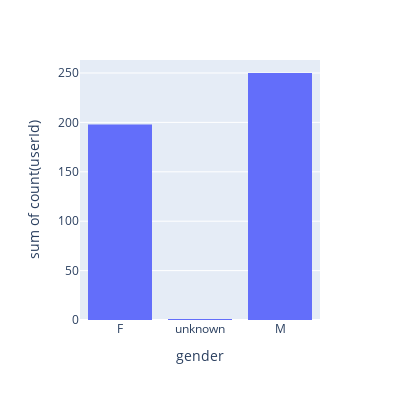

Write notebook code for a chart like this one.
### Markdown cell above
### Categorical Features

### Code cell
review_features(count_on='userId', group_on='gender')

### Figure 1 — Plotly figure (JSON) as saved in the notebook; plotly's stock layout.template omitted (floating-point values rounded to 4 significant figures)
{"data": [{"alignmentgroup": "True", "bingroup": "x", "histfunc": "sum", "hovertemplate": "gender=%{x}<br>sum of count(userId)=%{y}<extra></extra>", "legendgroup": "", "marker": {"color": "#636efa"}, "name": "", "offsetgroup": "", "orientation": "v", "showlegend": false, "type": "histogram", "x": ["F", "unknown", "M"], "xaxis": "x", "y": [198, 1, 250], "yaxis": "y"}], "layout": {"barmode": "relative", "height": 400, "legend": {"tracegroupgap": 0}, "margin": {"t": 60}, "width": 400, "xaxis": {"anchor": "y", "domain": [0, 1], "title": {"text": "gender"}}, "yaxis": {"anchor": "x", "domain": [0, 1], "title": {"text": "sum of count(userId)"}}}}
